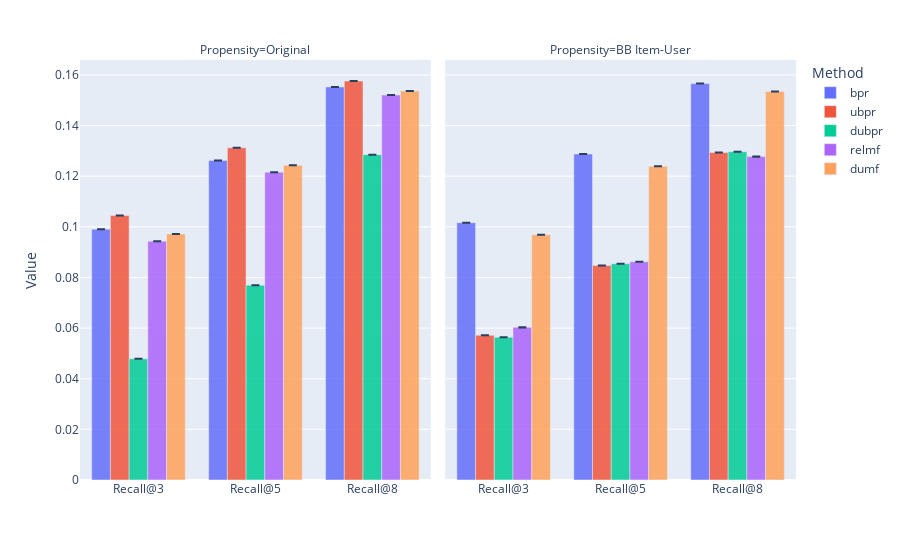

This figure's notebook cell:
### Markdown cell above
### Recall@K

### Code cell
plot_barplot(yahoo_df, 'yahoo', 'Recall', methods=methods, propensities=_propensities)

### Figure 1 — Plotly figure (JSON) as saved in the notebook; plotly's stock layout.template omitted (floating-point values rounded to 4 significant figures)
{"data": [{"alignmentgroup": "True", "error_y": {"array": [1.522e-06, 1.364e-06, 2.24e-06]}, "hovertemplate": "Method=bpr<br>Propensity=Original<br>Metric@K=%{x}<br>Value=%{y}<extra></extra>", "legendgroup": "bpr", "marker": {"color": "#636efa", "opacity": 0.85, "pattern": {"shape": ""}}, "name": "bpr", "offsetgroup": "bpr", "orientation": "v", "showlegend": true, "textposition": "auto", "type": "bar", "x": ["Recall@3", "Recall@5", "Recall@8"], "xaxis": "x", "y": [0.09906, 0.1262, 0.1552], "yaxis": "y"}, {"alignmentgroup": "True", "error_y": {"array": [1.7e-06, 1.226e-06, 6.718e-07]}, "hovertemplate": "Method=bpr<br>Propensity=BB Item-User<br>Metric@K=%{x}<br>Value=%{y}<extra></extra>", "legendgroup": "bpr", "marker": {"color": "#636efa", "opacity": 0.85, "pattern": {"shape": ""}}, "name": "bpr", "offsetgroup": "bpr", "orientation": "v", "showlegend": false, "textposition": "auto", "type": "bar", "x": ["Recall@3", "Recall@5", "Recall@8"], "xaxis": "x2", "y": [0.1016, 0.1287, 0.1566], "yaxis": "y2"}, {"alignmentgroup": "True", "error_y": {"array": [1.884e-06, 1.849e-06, 5.839e-07]}, "hovertemplate": "Method=ubpr<br>Propensity=Original<br>Metric@K=%{x}<br>Value=%{y}<extra></extra>", "legendgroup": "ubpr", "marker": {"color": "#EF553B", "opacity": 0.85, "pattern": {"shape": ""}}, "name": "ubpr", "offsetgroup": "ubpr", "orientation": "v", "showlegend": true, "textposition": "auto", "type": "bar", "x": ["Recall@3", "Recall@5", "Recall@8"], "xaxis": "x", "y": [0.1045, 0.1312, 0.1576], "yaxis": "y"}, {"alignmentgroup": "True", "error_y": {"array": [7.393e-06, 5.218e-06, 3.024e-06]}, "hovertemplate": "Method=ubpr<br>Propensity=BB Item-User<br>Metric@K=%{x}<br>Value=%{y}<extra></extra>", "legendgroup": "ubpr", "marker": {"color": "#EF553B", "opacity": 0.85, "pattern": {"shape": ""}}, "name": "ubpr", "offsetgroup": "ubpr", "orientation": "v", "showlegend": false, "textposition": "auto", "type": "bar", "x": ["Recall@3", "Recall@5", "Recall@8"], "xaxis": "x2", "y": [0.05718, 0.08473, 0.1293], "yaxis": "y2"}, {"alignmentgroup": "True", "error_y": {"array": [0, 0, 0]}, "hovertemplate": "Method=dubpr<br>Propensity=Original<br>Metric@K=%{x}<br>Value=%{y}<extra></extra>", "legendgroup": "dubpr", "marker": {"color": "#00cc96", "opacity": 0.85, "pattern": {"shape": ""}}, "name": "dubpr", "offsetgroup": "dubpr", "orientation": "v", "showlegend": true, "textposition": "auto", "type": "bar", "x": ["Recall@3", "Recall@5", "Recall@8"], "xaxis": "x", "y": [0.04785, 0.07694, 0.1285], "yaxis": "y"}, {"alignmentgroup": "True", "error_y": {"array": [5.65e-06, 4.365e-06, 5.275e-06]}, "hovertemplate": "Method=dubpr<br>Propensity=BB Item-User<br>Metric@K=%{x}<br>Value=%{y}<extra></extra>", "legendgroup": "dubpr", "marker": {"color": "#00cc96", "opacity": 0.85, "pattern": {"shape": ""}}, "name": "dubpr", "offsetgroup": "dubpr", "orientation": "v", "showlegend": false, "textposition": "auto", "type": "bar", "x": ["Recall@3", "Recall@5", "Recall@8"], "xaxis": "x2", "y": [0.05642, 0.08543, 0.1297], "yaxis": "y2"}, {"alignmentgroup": "True", "error_y": {"array": [3.871e-06, 1.812e-06, 5.375e-07]}, "hovertemplate": "Method=relmf<br>Propensity=Original<br>Metric@K=%{x}<br>Value=%{y}<extra></extra>", "legendgroup": "relmf", "marker": {"color": "#ab63fa", "opacity": 0.85, "pattern": {"shape": ""}}, "name": "relmf", "offsetgroup": "relmf", "orientation": "v", "showlegend": true, "textposition": "auto", "type": "bar", "x": ["Recall@3", "Recall@5", "Recall@8"], "xaxis": "x", "y": [0.09431, 0.1216, 0.152], "yaxis": "y"}, {"alignmentgroup": "True", "error_y": {"array": [2.457e-06, 4.147e-06, 6.68e-06]}, "hovertemplate": "Method=relmf<br>Propensity=BB Item-User<br>Metric@K=%{x}<br>Value=%{y}<extra></extra>", "legendgroup": "relmf", "marker": {"color": "#ab63fa", "opacity": 0.85, "pattern": {"shape": ""}}, "name": "relmf", "offsetgroup": "relmf", "orientation": "v", "showlegend": false, "textposition": "auto", "type": "bar", "x": ["Recall@3", "Recall@5", "Recall@8"], "xaxis": "x2", "y": [0.06028, 0.08621, 0.1277], "yaxis": "y2"}, {"alignmentgroup": "True", "error_y": {"array": [1.685e-06, 2.838e-06, 1.042e-06]}, "hovertemplate": "Method=dumf<br>Propensity=Original<br>Metric@K=%{x}<br>Value=%{y}<extra></extra>", "legendgroup": "dumf", "marker": {"color": "#FFA15A", "opacity": 0.85, "pattern": {"shape": ""}}, "name": "dumf", "offsetgroup": "dumf", "orientation": "v", "showlegend": true, "textposition": "auto", "type": "bar", "x": ["Recall@3", "Recall@5", "Recall@8"], "xaxis": "x", "y": [0.09716, 0.1243, 0.1536], "yaxis": "y"}, {"alignmentgroup": "True", "error_y": {"array": [4.114e-06, 3.876e-06, 1.277e-06]}, "hovertemplate": "Method=dumf<br>Propensity=BB Item-User<br>Metric@K=%{x}<br>Value=%{y}<extra></extra>", "legendgroup": "dumf", "marker": {"color": "#FFA15A", "opacity": 0.85, "pattern": {"shape": ""}}, "name": "dumf", "offsetgroup": "dumf", "orientation": "v", "showlegend": false, "textposition": "auto", "type": "bar", "x": ["Recall@3", "Recall@5", "Recall@8"], "xaxis": "x2", "y": [0.09683, 0.1239, 0.1535], "yaxis": "y2"}], "layout": {"annotations": [{"font": {}, "showarrow": false, "text": "Propensity=Original", "x": 0.245, "xanchor": "center", "xref": "paper", "y": 1, "yanchor": "bottom", "yref": "paper"}, {"font": {}, "showarrow": false, "text": "Propensity=BB Item-User", "x": 0.755, "xanchor": "center", "xref": "paper", "y": 1, "yanchor": "bottom", "yref": "paper"}], "barmode": "group", "legend": {"title": {"text": "Method"}, "tracegroupgap": 0}, "margin": {"t": 60}, "xaxis": {"anchor": "y", "domain": [0, 0.49], "title": {"text": ""}}, "xaxis2": {"anchor": "y2", "domain": [0.51, 1], "matches": "x", "title": {"text": ""}}, "yaxis": {"anchor": "x", "domain": [0, 1], "title": {"text": "Value"}}, "yaxis2": {"anchor": "x2", "domain": [0, 1], "matches": "y", "showticklabels": false}}}
